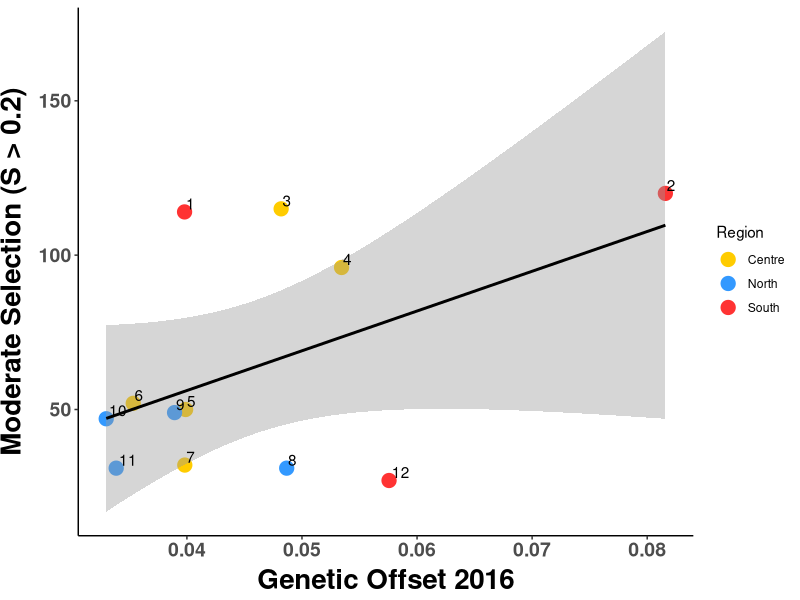
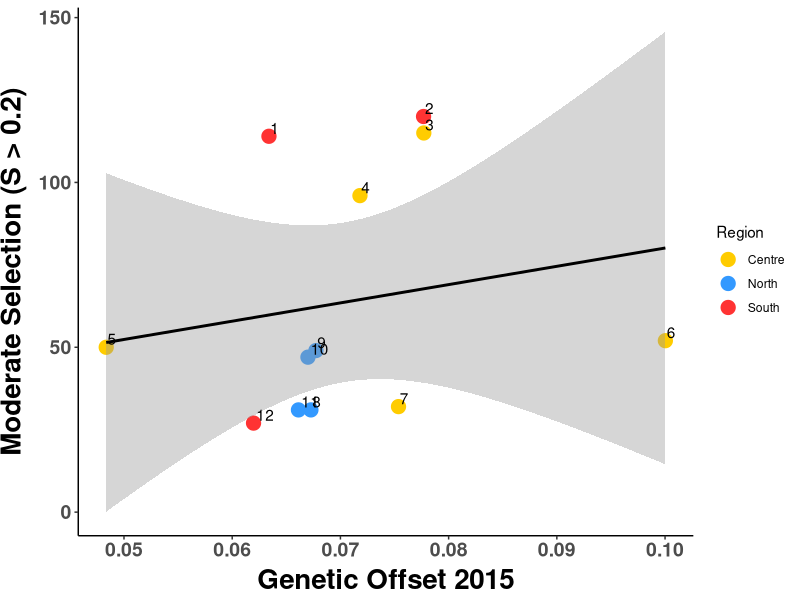
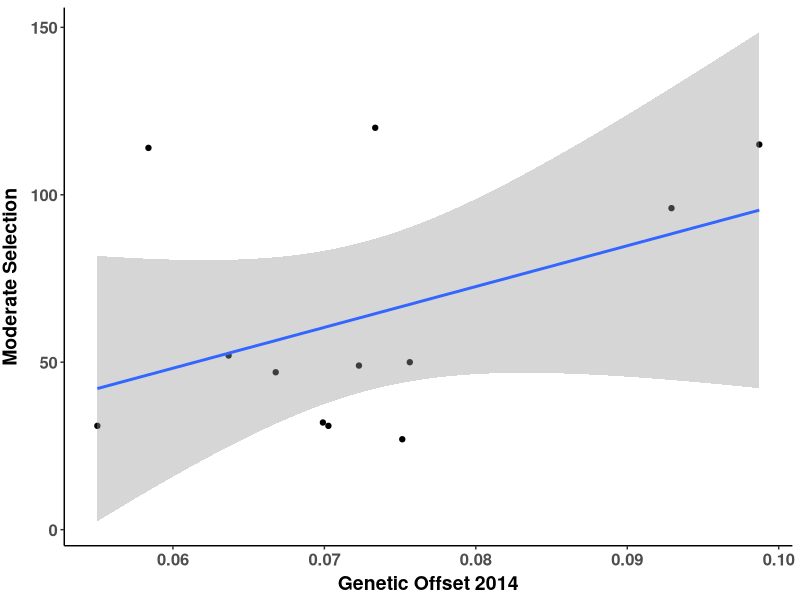
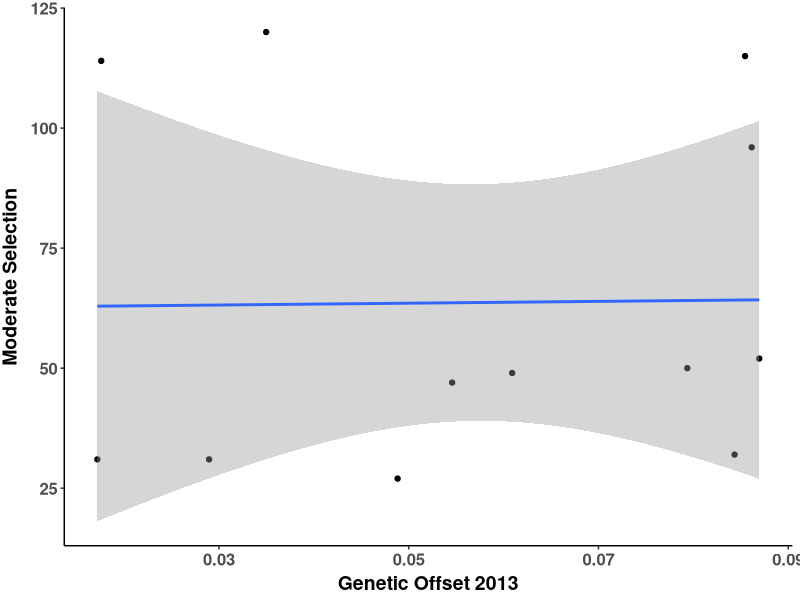
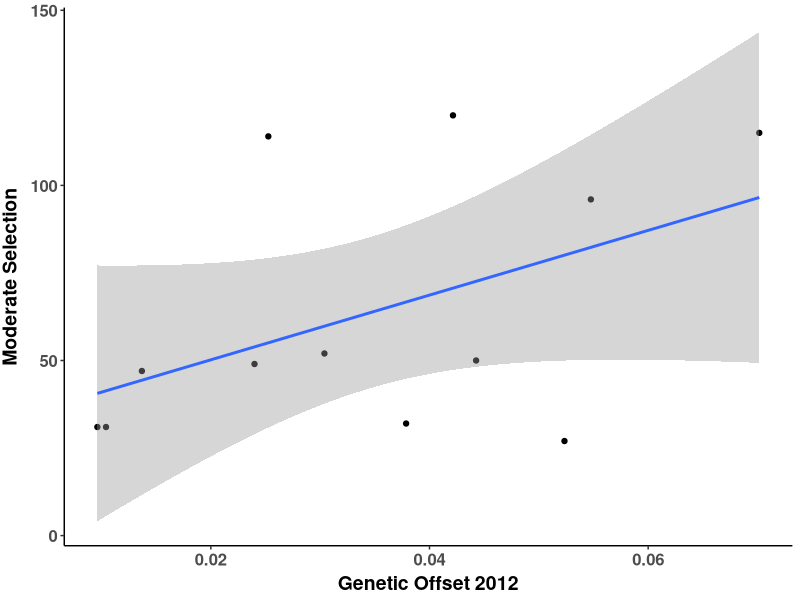
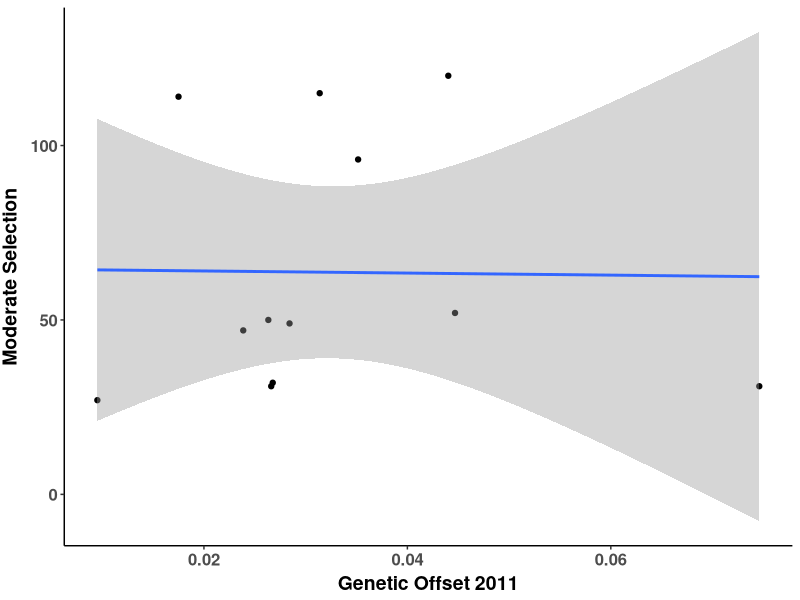
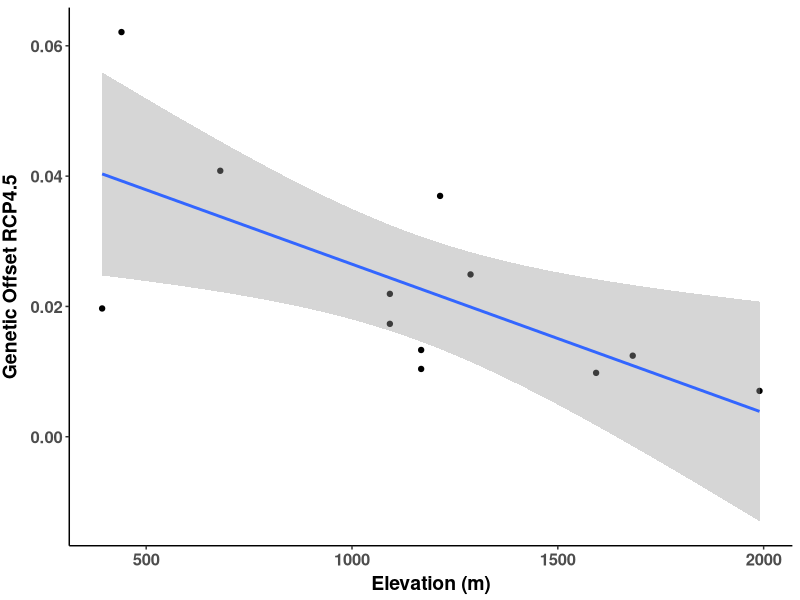
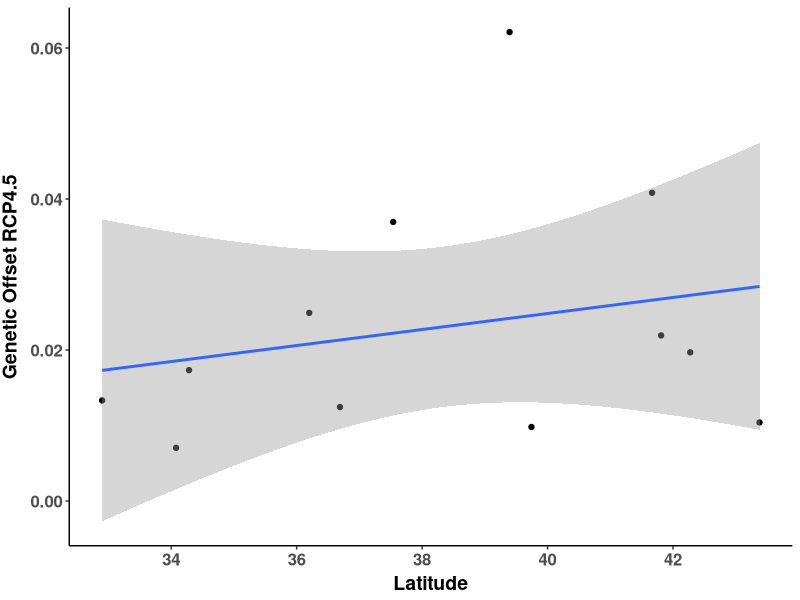

Write R code to recreate these figures, in order.
##################################################################################
## Gradient forest plots
## Author Daniel Anstett
## 
## 
## Last Modified September 19, 2022
###################################################################################

#Library install and import
library(tidyverse) 
library(car)
library(ggrepel)

#Import data
offset_pop_s <- read_csv("Genomics_scripts/Data/offset_pop_s.csv")
offset_pop_s <- offset_pop_s %>% mutate(Region = ifelse(Lat >= 40, "North", 
                                            ifelse((Lat >35) & (Lat <40), "Centre","South")))
#stats
lm.2016 <- lm(Moderate_Selection~offset_2016,data=offset_pop_s)
lm.2015 <- lm(Moderate_Selection~offset_2015,data=offset_pop_s)
lm.2014 <- lm(Moderate_Selection~offset_2014,data=offset_pop_s)

Anova(lm.2016,type="III")
Anova(lm.2015,type="III")
Anova(lm.2014,type="III")



#plots
ggplot(offset_pop_s, aes(x=offset_2016, y=Moderate_Selection, label=Paper_ID)) + 
  geom_point(aes(color=Region), size =4.5)+
  geom_smooth(method=lm,color="black")+
#  geom_label_repel(aes(label = Paper_ID))+
  geom_text(hjust=-.15, vjust=-.2)+
  scale_y_continuous(name="Moderate Selection (S > 0.2)")+
  scale_x_continuous(name="Genetic Offset 2016")+
  scale_color_manual(values= c("North"="#3399FF", "Centre"="#FFCC00", "South"="#FF3333"))+
  theme_classic() + theme(
    axis.text.x = element_text(size=14, face="bold"),
    axis.text.y = element_text(size=14,face="bold"),
    axis.title.x = element_text(color="black", size=20, vjust = 0.5, face="bold"),
    axis.title.y = element_text(color="black", size=20,vjust = 2, face="bold",hjust=0.5))
ggsave("Offset_slope/1_offset_slope_2016.pdf",width=8, height = 6, units = "in")



ggplot(offset_pop_s, aes(x=offset_2015, y=Moderate_Selection, label=Paper_ID)) + 
  geom_point(aes(color=Region), size =4.5)+
  geom_smooth(method=lm,color="black")+
  #  geom_label_repel(aes(label = Paper_ID))+
  geom_text(hjust=-.15, vjust=-.2)+
  scale_y_continuous(name="Moderate Selection (S > 0.2)")+
  scale_x_continuous(name="Genetic Offset 2015")+
  scale_color_manual(values= c("North"="#3399FF", "Centre"="#FFCC00", "South"="#FF3333"))+
  theme_classic() + theme(
    axis.text.x = element_text(size=14, face="bold"),
    axis.text.y = element_text(size=14,face="bold"),
    axis.title.x = element_text(color="black", size=20, vjust = 0.5, face="bold"),
    axis.title.y = element_text(color="black", size=20,vjust = 2, face="bold",hjust=0.5))
ggsave("Offset_slope/1_offset_slope_2015.pdf",width=8, height = 6, units = "in")

ggplot(offset_pop_s, aes(x=offset_2014, y=Moderate_Selection)) + 
  geom_point()+
  geom_smooth(method=lm)+
  scale_y_continuous(name="Moderate Selection")+
  scale_x_continuous(name="Genetic Offset 2014")+
  theme_classic() + theme(
    axis.text.x = element_text(size=12, face="bold"),
    axis.text.y = element_text(size=12,face="bold"),
    axis.title.x = element_text(color="black", size=14, vjust = 0.5, face="bold"),
    axis.title.y = element_text(color="black", size=14,vjust = 2, face="bold",hjust=0.5))
ggsave("Offset_slope/1_offset_slope_2014.pdf",width=10, height = 6, units = "in")

ggplot(offset_pop_s, aes(x=offset_2013, y=Moderate_Selection)) + 
  geom_point()+
  geom_smooth(method=lm)+
  scale_y_continuous(name="Moderate Selection")+
  scale_x_continuous(name="Genetic Offset 2013")+
  theme_classic() + theme(
    axis.text.x = element_text(size=12, face="bold"),
    axis.text.y = element_text(size=12,face="bold"),
    axis.title.x = element_text(color="black", size=14, vjust = 0.5, face="bold"),
    axis.title.y = element_text(color="black", size=14,vjust = 2, face="bold",hjust=0.5))
#ggsave("Offset_slope/1_offset_slope_2013.pdf",width=10, height = 6, units = "in")

ggplot(offset_pop_s, aes(x=offset_2012, y=Moderate_Selection)) + 
  geom_point()+
  geom_smooth(method=lm)+
  scale_y_continuous(name="Moderate Selection")+
  scale_x_continuous(name="Genetic Offset 2012")+
  theme_classic() + theme(
    axis.text.x = element_text(size=12, face="bold"),
    axis.text.y = element_text(size=12,face="bold"),
    axis.title.x = element_text(color="black", size=14, vjust = 0.5, face="bold"),
    axis.title.y = element_text(color="black", size=14,vjust = 2, face="bold",hjust=0.5))
#ggsave("Offset_slope/1_offset_slope_2012.pdf",width=10, height = 6, units = "in")

ggplot(offset_pop_s, aes(x=offset_2011, y=Moderate_Selection)) + 
  geom_point()+
  geom_smooth(method=lm)+
  scale_y_continuous(name="Moderate Selection")+
  scale_x_continuous(name="Genetic Offset 2011")+
  theme_classic() + theme(
    axis.text.x = element_text(size=12, face="bold"),
    axis.text.y = element_text(size=12,face="bold"),
    axis.title.x = element_text(color="black", size=14, vjust = 0.5, face="bold"),
    axis.title.y = element_text(color="black", size=14,vjust = 2, face="bold",hjust=0.5))
#ggsave("Offset_slope/1_offset_slope_2011.pdf",width=10, height = 6, units = "in")








#Plot offset against latitude
#4.5
ggplot(offset_pop_s, aes(x=Elevation, y=offset_4.5_peakbf2)) + 
  geom_point()+
  geom_smooth(method=lm)+
  scale_y_continuous(name="Genetic Offset RCP4.5")+
  scale_x_continuous(name="Elevation (m)")+
  theme_classic() + theme(
    axis.text.x = element_text(size=12, face="bold"),
    axis.text.y = element_text(size=12,face="bold"),
    axis.title.x = element_text(color="black", size=14, vjust = 0.5, face="bold"),
    axis.title.y = element_text(color="black", size=14,vjust = 2, face="bold",hjust=0.5))

ggplot(offset_pop_s, aes(x=Lat, y=offset_4.5_peakbf2)) + 
  geom_point()+
  geom_smooth(method=lm)+
  scale_y_continuous(name="Genetic Offset RCP4.5")+
  scale_x_continuous(name="Latitude")+
  theme_classic() + theme(
    axis.text.x = element_text(size=12, face="bold"),
    axis.text.y = element_text(size=12,face="bold"),
    axis.title.x = element_text(color="black", size=14, vjust = 0.5, face="bold"),
    axis.title.y = element_text(color="black", size=14,vjust = 2, face="bold",hjust=0.5))

#8.5
ggplot(offset_pop_s, aes(x=Elevation, y=offset_8.5_peakbf2)) + 
  geom_point()+
  geom_smooth(method=lm)+
  scale_y_continuous(name="Genetic Offset RCP8.5")+
  scale_x_continuous(name="Elevation (m)")+
  theme_classic() + theme(
    axis.text.x = element_text(size=12, face="bold"),
    axis.text.y = element_text(size=12,face="bold"),
    axis.title.x = element_text(color="black", size=14, vjust = 0.5, face="bold"),
    axis.title.y = element_text(color="black", size=14,vjust = 2, face="bold",hjust=0.5))

ggplot(offset_pop_s, aes(x=Lat, y=offset_8.5_peakbf2)) + 
  geom_point()+
  geom_smooth(method=lm)+
  scale_y_continuous(name="Genetic Offset RCP8.5")+
  scale_x_continuous(name="Latitude")+
  theme_classic() + theme(
    axis.text.x = element_text(size=12, face="bold"),
    axis.text.y = element_text(size=12,face="bold"),
    axis.title.x = element_text(color="black", size=14, vjust = 0.5, face="bold"),
    axis.title.y = element_text(color="black", size=14,vjust = 2, face="bold",hjust=0.5))
